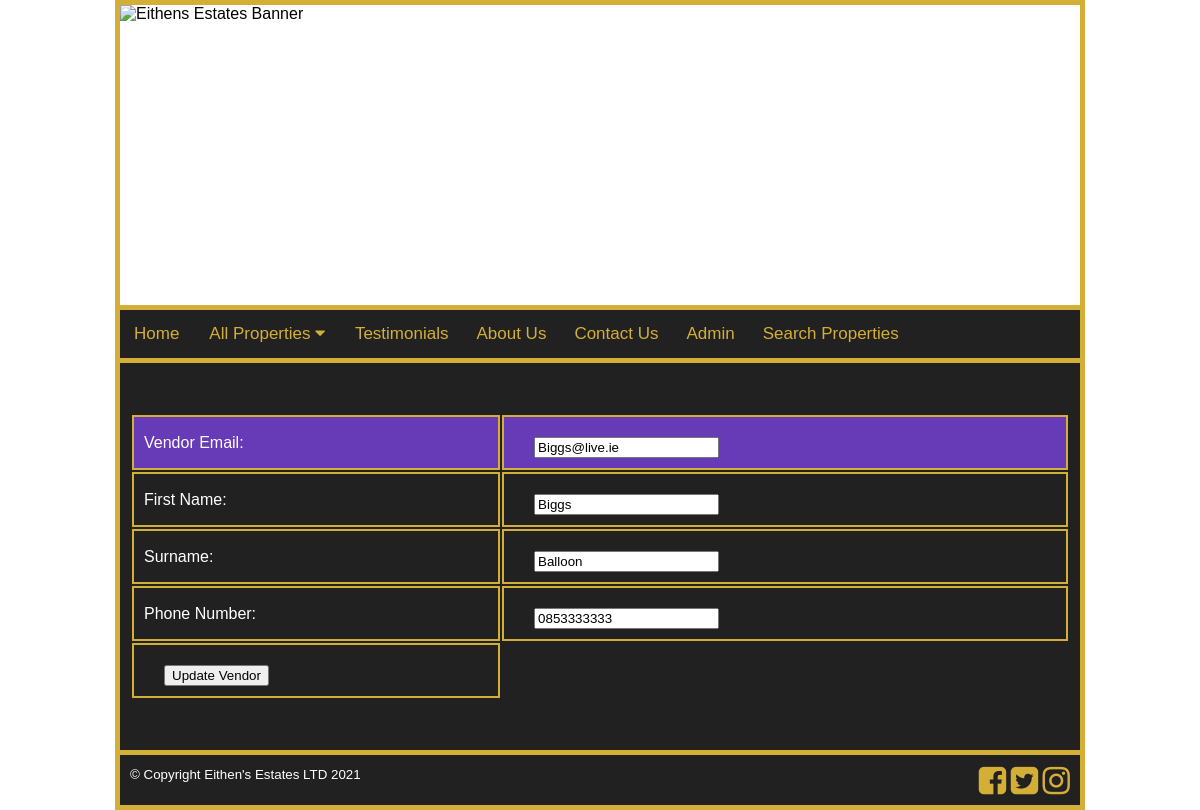
The page /editvendor.php?vendor_email=Biggs@live.ie on the database its author committed.
### tables this page shows
CREATE TABLE `vendor` (
  `vendor_email` varchar(30) NOT NULL,
  `vendor_firstname` varchar(20) NOT NULL,
  `vendor_surname` varchar(20) NOT NULL,
  `vendor_phone` varchar(20) NOT NULL
);

### editvendor.php (the view, shortened to what this page needs)
<!DOCTYPE HTML>
<html lang="en">
<head>
 <link rel="stylesheet" href="css/styles.css">
 <link rel="stylesheet" href="https://cdnjs.cloudflare.com/ajax/libs/font-awesome/4.7.0/css/font-awesome.min.css">
 </head>
<body>
<div id="container">
<div id="header">
<img src="images\banner3.png"
width = "100%" height="300" alt = "Eithens Estates Banner">
</div>
<div id="content">
<?php
require 'connect.php';
$vendor_email=$_GET["vendor_email"];
$sql="SELECT * FROM vendor WHERE vendor_email='$vendor_email'";
$result=mysqli_query($link, $sql);
$row=mysqli_fetch_array($result);
$vendor_email=$row["vendor_email"];
$vendor_firstname=$row["vendor_firstname"];
$vendor_surname=$row["vendor_surname"];
$vendor_phone=$row["vendor_phone"];
?>
<form method="post" action="processeditvendor.php">
<table>
<tr>
<td>Vendor Email:</td><td><input type="text" name="vendor_email" value="<?php echo
$vendor_email; ?>"/></td>
</tr>
<tr>
<td>First Name:</td><td><input type="text" name="vendor_firstname" value= "<?php echo $vendor_firstname; ?>" /></td>
</tr>
<tr>
<td>Surname: </td><td><input type="text" name="vendor_surname" value="<?php echo
$vendor_surname; ?>" /></td>
</tr>
<tr>
<td>Phone Number: </td><td><input type="number" name="vendor_phone" value="<?php echo
$vendor_phone; ?>"/></td>
</tr>
<tr>
<td><input type="submit" name="submit" value="Update Vendor"/></td>
</tr>
</table>
</form>
</div>
</div>
</body>
</html>

### css/styles.css (style rules this page uses)
body { background-color: white; margin: 0; font-family:Arial; }
#container { margin: auto; width: 80%; background-color: grey; border: 5px solid #D4AF37; }
#header { background-color: #ffffff; height: 300px; clear: bottom; }
#content { background-color: #212121; padding: 10px; min-height: 300px; clear: top; vertical-align: top; }
#footer { color: red; background-color: #212121; height: 30px; color: white; border-top: 5px solid #D4AF37; border-right: 0px solid #D4AF37; border-left: 0px solid #D4AF37; border-bottom: 0px solid #D4AF37; padding: 10px; }
table td { padding: 10px; border: 2px solid #D4AF37; }
table { width: 100%; margin-top: 40px; margin-bottom: 40px; }
table tr:nth-child(1) { background-color: #673AB7; height: 40px; }
table tr { background-color:#212121; color: white; }
input, textarea { margin-top: 10px; margin-left: 20px; }
#socialmedia a { background-color: #212121; text-decoration: none; }
#socialmedia { float: right; width: auto; }
.topnav { overflow: hidden; background-color: #212121; border-top: 5px solid #D4AF37; border-bottom: 5px solid #D4AF37; }
.topnav a { float: left; display: block; color: #D4AF37; background-color: #212121; text-align: center; padding-top: 14px; padding-right: 14px; padding-left: 14px; padding-bottom: 10px; text-decoration: none; font-size: 17px; }
.active { background-color: #212121; color: white; }
.dropdown { float: left; overflow: hidden; }
.dropdown .dropbtn { font-size: 17px; border: none; outline: none; color: #D4AF37; padding: 14px 16px; background-color: #212121; font-family: inherit; margin: 0; }

### rows shown on the page
vendor: vendor_email "Biggs@live.ie", vendor_firstname "Biggs", vendor_surname "Balloon", vendor_phone "0853333333"
